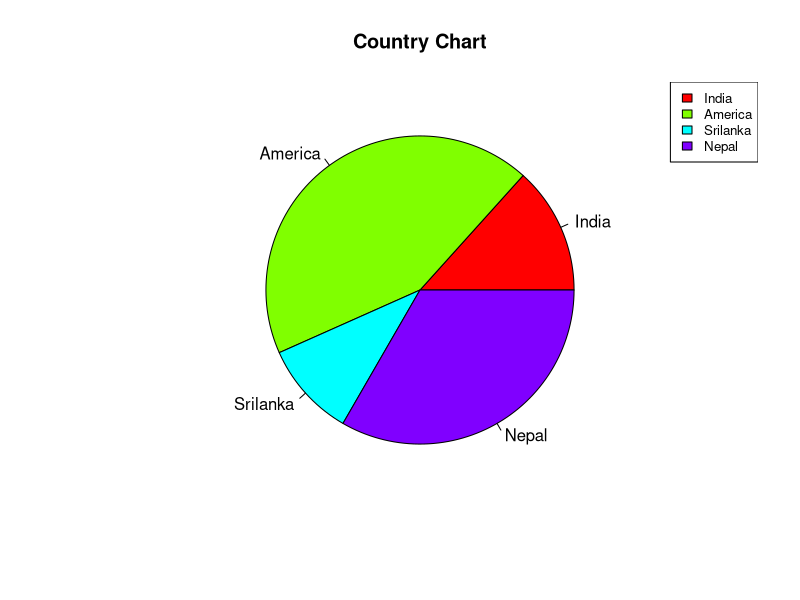
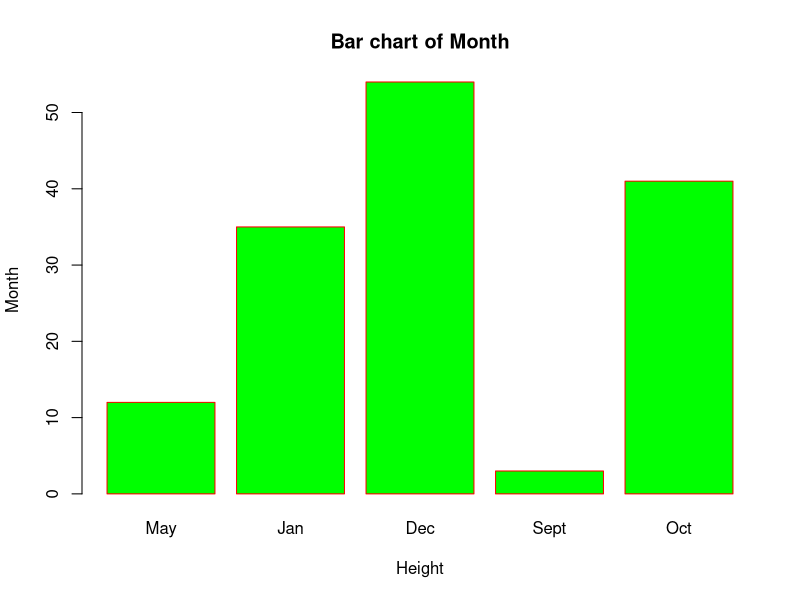
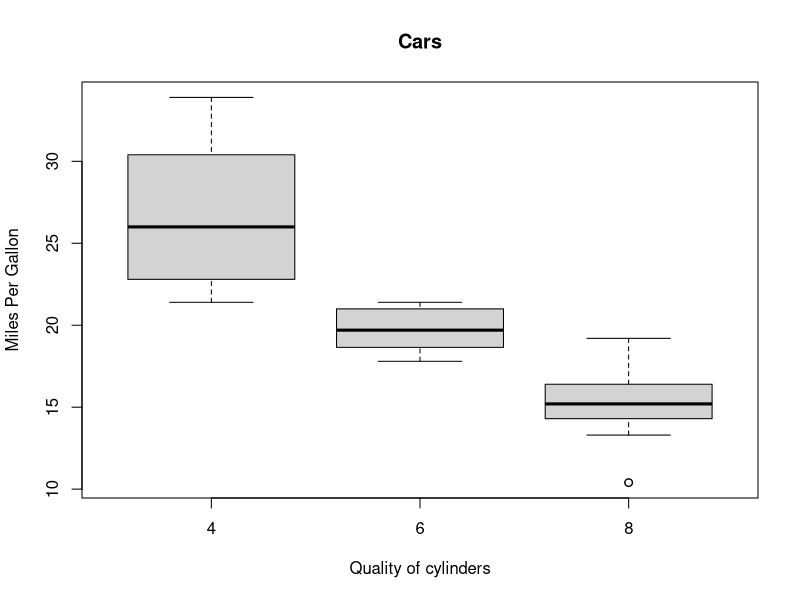
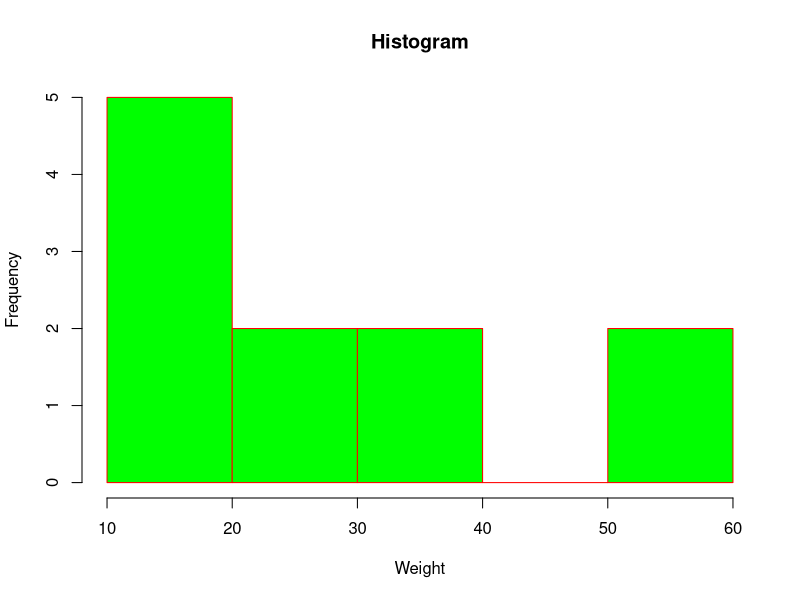
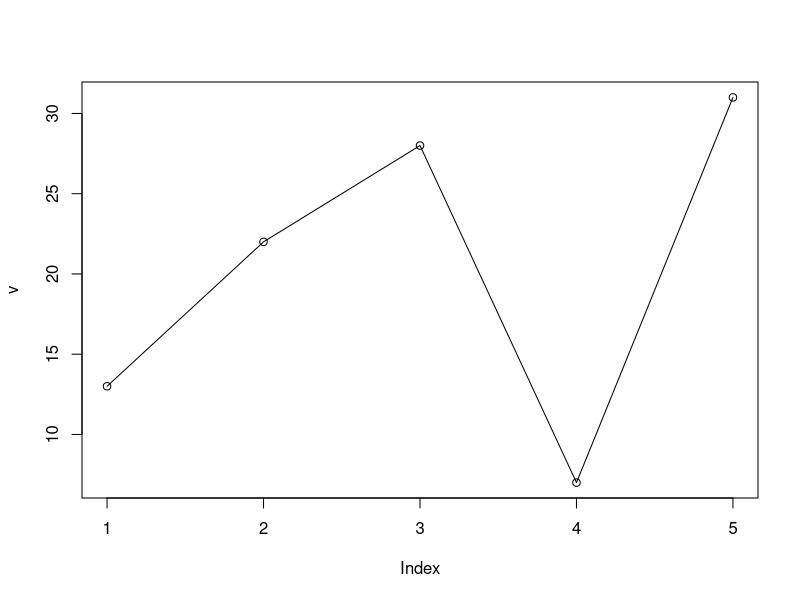
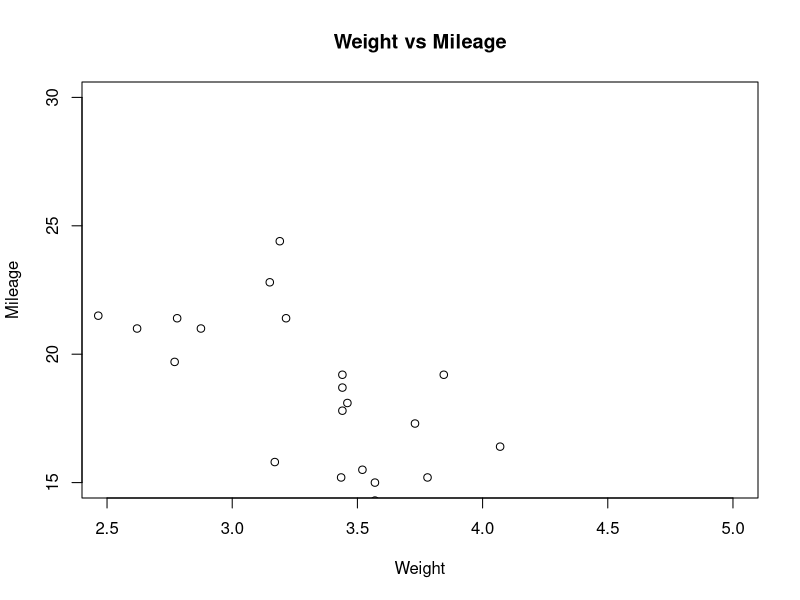

R code for these plots, in order:
#piechart
x<-c(20,65,15,50)
labels<-c("India","America","Srilanka","Nepal")
png(file="piechart.png")
pie(x,labels,main="Country Chart",col=rainbow(length(x)))
legend("topright",labels,cex=0.8,fill=rainbow(length(x)))
dev.off()

#barchart
H<-c(12,35,54,3,41)
M<-c("May","Jan","Dec","Sept","Oct")
png(file="barchart.png")
barplot(H,names.arg=M,xlab="Height",ylab="Month",col="green",main="Bar chart of Month",border="red")
dev.off()

#boxplot
png(file="boxplot.png")
boxplot(mpg~cyl,data=mtcars,xlab="Quality of cylinders",ylab="Miles Per Gallon",main="Cars")
dev.off()

#histogram
v<-c(12,24,16,38,21,13,55,17,39,10,60)
png(file="histogram.png")
hist(v,main="Histogram",xlab="Weight",ylab="Frequency",col="green",border="red",breaks=5)
dev.off()

#linegraph
v<-c(13,22,28,7,31)
png(file="linegraph.png")
plot(v,type="o")
dev.off()

#scatterplot
data<-mtcars[,c('wt','mpg')]
png(filename = "scatterplot.png")
plot(x=data$wt,y=data$mpg,xlab="Weight",ylab="Mileage",xlim=c(2.5,5),ylim=c(15,30),main="Weight vs Mileage")
dev.off()